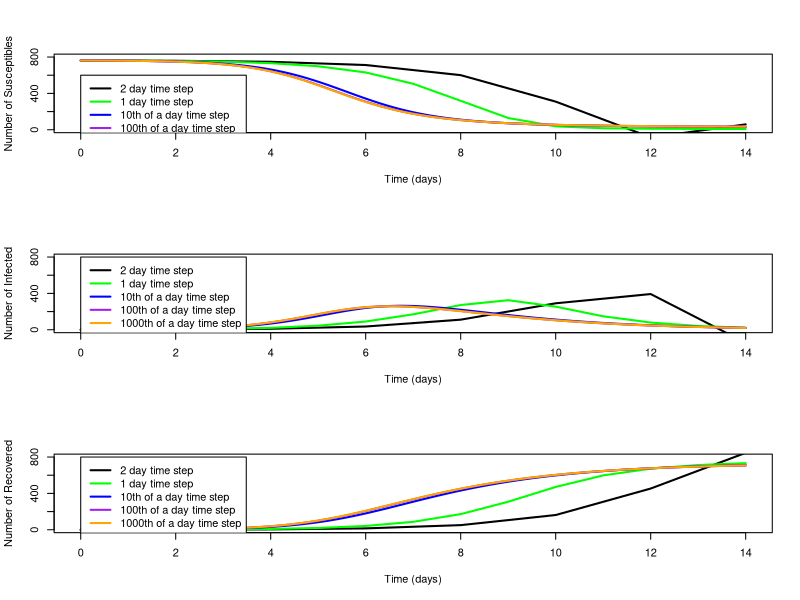

R code for this plot:
# Simulation of an SIR Model
# Anis Jonischkeit - Scientific and Parallel Computing

# Set up time intervals
deltaTs = c(2, 1, 0.1, 0.01, 0.001)
colors = c("black", "green", "blue", "purple", "orange")

# create list for t for each time interval
ts = list()

# Constants
r = 0.00218                     # infection rate: people/(1 day)
a = 0.5                         # recovery rate: (infected people)/(1 day)

# list of S, I, R vectors for the different time steps
Ss = list()                     # Susceptibles for each time interval
Is = list()                     # Infected for each time interval
Rs = list()                     # Recovered for each time interval

# calculate SIR graphs for different time steps
for (i in 1:length(deltaTs)) {
    t = seq(0,14,deltaTs[i])

    rT = deltaTs[i] * r                 # r at at a single time step
    aT = deltaTs[i] * a                 # a at at a single time step

    S = vector(length=length(t))
    I = vector(length=length(t))
    R = vector(length=length(t))

    S[1] = 762
    I[1] = 1
    R[1] = 0

    # calculate SIR graph for current time step
    for (j in 2:length(t)) {
        rSI = rT * S[j-1] * I[j-1]
        aI = aT * I[j-1]

        dS = 0 - rSI
        dI = rSI - aI
        dR = aI

        S[j] = S[j-1] + dS
        I[j] = I[j-1] + dI
        R[j] = R[j-1] + dR
        
    }

    # Save S, I and R into list of Ss, Is, and Rs
    Ss[[i]] = S
    Is[[i]] = I
    Rs[[i]] = R

    # Save t into list of ts
    ts[[i]] = t
}

# Function to nicely write text in the legend
formatLegend = function (item) {
    if (item < 1) {
        return(paste(1/item, "th of a day time step", sep=""))
    } else{
        return(paste(item, " day time step", sep=""))
    }
}

# split view into 3 rows
par(mfrow=c(3,1))

# plot points for all Ss
plot(unlist(ts[[1]]), unlist(Ss[[1]]), type="l", col=colors[1], lwd=2, xlab='Time (days)', ylab='Number of Susceptibles', ylim=c(0, 800))
# Start at 2 since the first line has already been plotted
for (i in 2:length(deltaTs)) {
    lines(unlist(ts[[i]]), unlist(Ss[[i]]), col=colors[i], lwd=2)
}
legend(0, 600, sapply(deltaTs, formatLegend), lty=c(1, 1), lwd=c(2,2), col=colors )

# plot points for all Is
plot(unlist(ts[[1]]), unlist(Is[[1]]), type="l", col=colors[1], lwd=2, xlab='Time (days)', ylab='Number of Infected', ylim=c(0, 800))
# Start at 2 since the first line has already been plotted
for (i in 2:length(deltaTs)) {
    lines(unlist(ts[[i]]), unlist(Is[[i]]), col=colors[i], lwd=2)
}
legend(0, 800, sapply(deltaTs, formatLegend), lty=c(1, 1), lwd=c(2,2), col=colors )

# plot points for all Rs
plot(unlist(ts[[1]]), unlist(Rs[[1]]), type="l", col=colors[1], lwd=2, xlab='Time (days)', ylab='Number of Recovered', ylim=c(0, 800))
# Start at 2 since the first line has already been plotted
for (i in 2:length(deltaTs)) {
    lines(unlist(ts[[i]]), unlist(Rs[[i]]), col=colors[i], lwd=2)
}
legend(0, 800, sapply(deltaTs, formatLegend), lty=c(1, 1), lwd=c(2,2), col=colors )